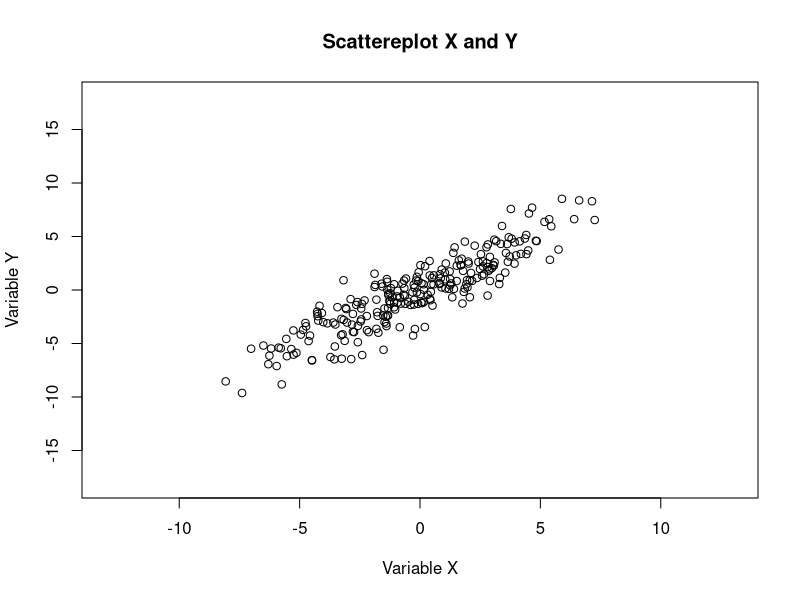
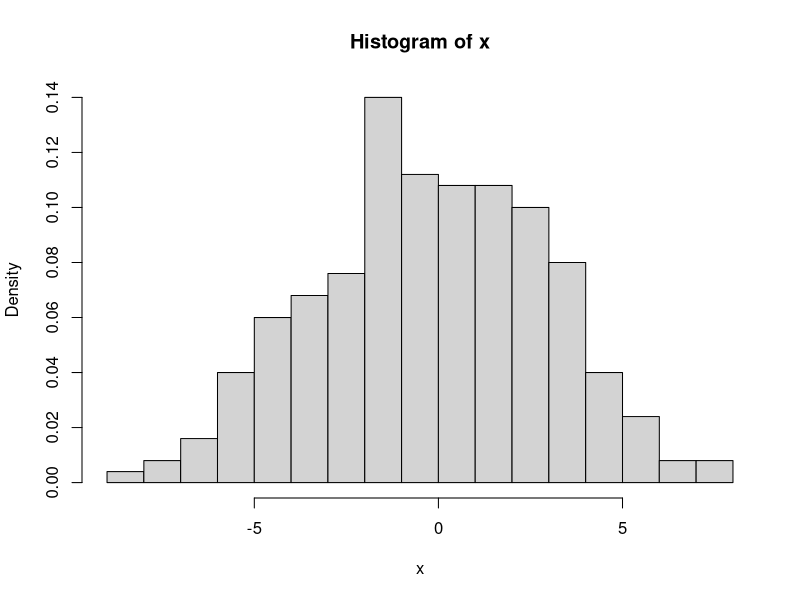
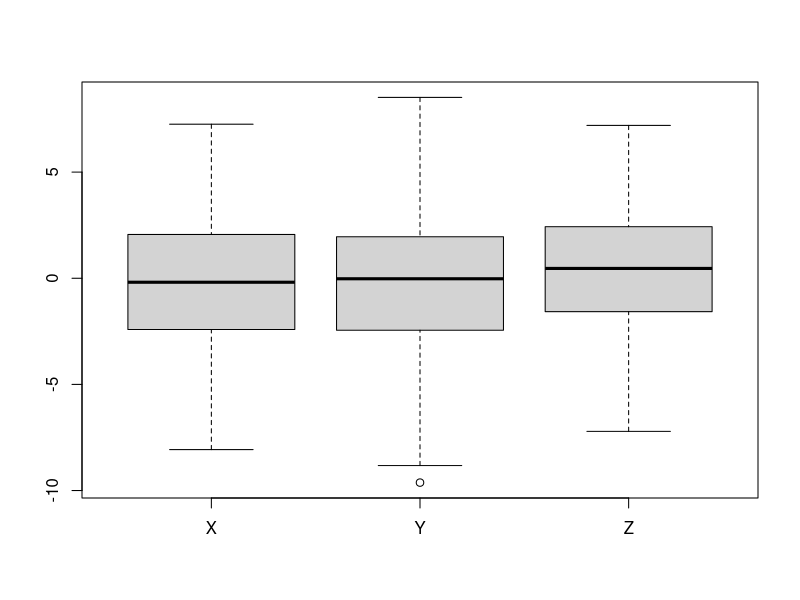
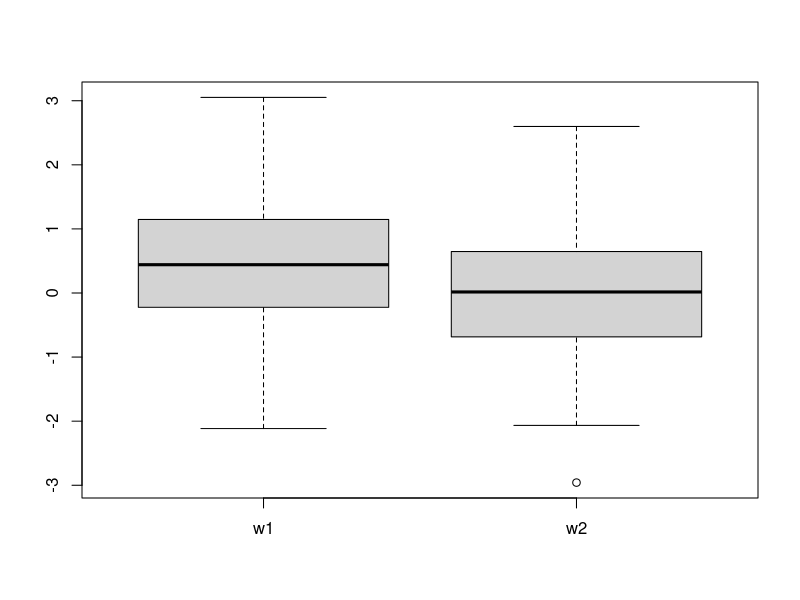

Write R code to recreate these figures, in order.
#--------------visualization--------------

seed <- 500
set.seed(
    seed = seed
)

x <- rnorm(250, 0, 3)
y <- x + rnorm(250, 0, 1.5) # y = x + e (e = noise, random error)

my_data <- data.frame(x, y)

print(head(my_data))

#--------------scattereplot--------------

windows()
plot(
    x = my_data$x,
    y = my_data$y,
    main = "Scattereplot X and Y", # title label
    xlab = "Variable X", # x label
    ylab = "Variable Y", # y label
    xlim = c(-13, 13), # range we want to see on X
    ylim = c(-18, 18) # range we want to see on Y
)

#--------------instagram--------------

windows()
hist(
    x = x,
    breaks = 20, # break points
    freq = FALSE # change from density to frequency
)

#--------------boxplot (it is a box)--------------

z <- rnorm(250, 0.5, 3)

windows()
boxplot(
    x,
    y,
    z,
    names = c("X", "Y", "Z")
)

w1 <- rnorm(250, 0.5, 1)
w2 <- rnorm(250, 0, 1)

windows()
boxplot(
    w1,
    w2,
    names = c("w1", "w2")
)

print(median(w1))
print(median(w2))
